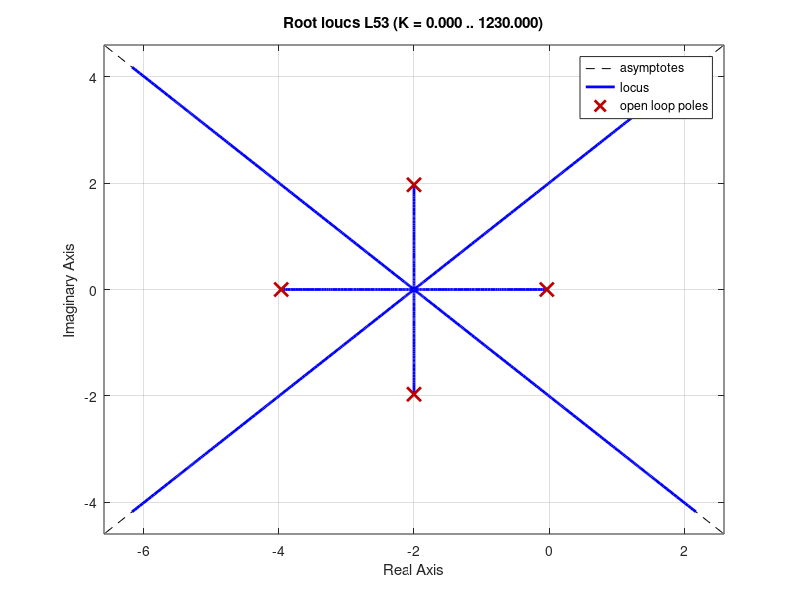

Write the MATLAB code that produced this figure.
z=-1; %vector of zeros
p=[0,-5,-10]; %vector of poles
k=1; %gain (not the var iable gain K)
L=zpk(z,p,k) %form the transfer function of the system
rlocus(L) %generate a complementary root-locus plot with an automatically chosen 
grid

L2 = tf( [10, 0], [1, 2, 0, 10] )
rlocus(L2)
grid

p = [ 1, 25, 200, 5 ];
r = roots(p)
L3 = tf( [1, 30, 200], [-1, -25, -200, -5] )
rlocus(L3)
grid

L53 = tf( [1], [1, 8, 24, 32, 1] )
rlocus(L53)